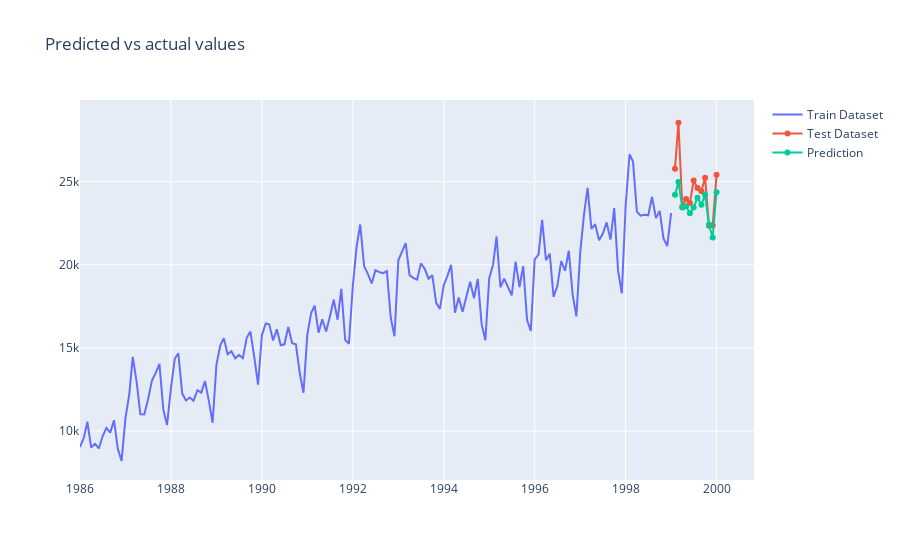

This figure's notebook cell:
### Code cell
fig= go.Figure()
fig.add_trace(go.Scatter(name = "Train Dataset", x=y_train.index.astype(str), y=y_train['Total']))
fig.add_trace(go.Scatter(name= "Test Dataset", x=y_test.index.astype(str), y=y_test["Total"]))
fig.add_trace(go.Scatter(name = "Prediction", x=y_pred.index.astype(str), y=y_pred.values))
fig.update_layout(title="Predicted vs actual values")

fig.show()

### Figure 1 — Plotly figure (JSON) as saved in the notebook; plotly's stock layout.template omitted (floating-point values rounded to 4 significant figures; data arrays with more than 128 entries replaced by an {"elided": "..."} marker saying what was removed)
{"data": [{"name": "Train Dataset", "type": "scatter", "x": {"elided": "157 str values"}, "y": {"elided": "157 int values"}}, {"name": "Test Dataset", "type": "scatter", "x": ["1999-02", "1999-03", "1999-04", "1999-05", "1999-06", "1999-07", "1999-08", "1999-09", "1999-10", "1999-11", "1999-12", "2000-01"], "y": [25780, 28544, 23488, 23964, 23720, 25069, 24618, 24430, 25229, 22344, 22372, 25412]}, {"name": "Prediction", "type": "scatter", "x": ["1999-02", "1999-03", "1999-04", "1999-05", "1999-06", "1999-07", "1999-08", "1999-09", "1999-10", "1999-11", "1999-12", "2000-01"], "y": [24210.0, 24980.0, 23440.0, 23530.0, 23100.0, 23440.0, 24030.0, 23620.0, 24210.0, 22400.0, 21640.0, 24360.0]}], "layout": {"title": {"text": "Predicted vs actual values"}}}
